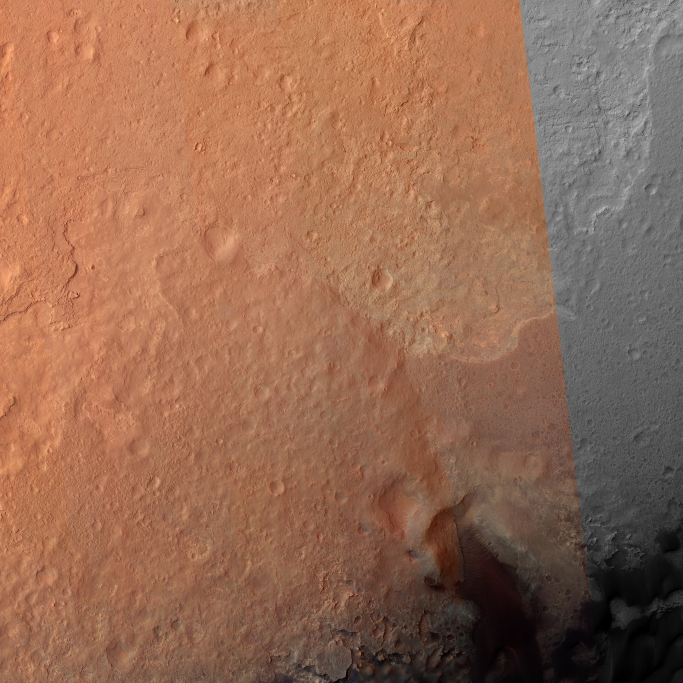
#> input picture data/map/satellite_4km.jpg, 2048 x 2048 px, found by its file name (shown at 1/3 size)
$ python generate_enhanced_maps.py
#> lines starting #> are read from the running program, lines starting #| are printed output that depends on the picture
#!/usr/bin/env python3
"""
Generate enhanced Google Maps-style Terrain and Slope Hazard rasters for Gale Crater.
- Terrain: Natural warm Martian sand/ochre hypsometry with hillshade relief and subtle contours.
- Slope: Google Maps hazard style where walkable flat ground (<10 deg) is natural/clear,
  10-15 deg caution is amber/gold, and >15 deg hazard is bold red.
Zero emojis.
"""

import math
import numpy as np
from PIL import Image, ImageFilter

def get_simulated_elevation(x, y):
    # Matches src/nav.js getSimulatedTerrainElevation
    dist_ms = math.sqrt(x * x + (y + 12000.0) ** 2)
    ms_grad = max(0.0, 4200.0 - dist_ms * 0.32)

    macro_ridge = math.sin(x * 0.004 + y * 0.003) * 12.0
    dune_swell = math.cos(x * 0.012 - y * 0.009) * 4.8
    micro_ripples = math.sin(x * 0.035 + y * 0.025) * 1.6
    crater = -14.0 * math.exp(-(((x - 120) ** 2 + (y - 90) ** 2) / 3600.0))

    return (ms_grad * 0.04) + macro_ridge + dune_swell + micro_ripples + crater

def generate_maps():
    size = 2048
    half = size / 2.0
    meters_span = 4000.0
    scale = meters_span / size # ~1.953 m / pixel

    print(f"[INFO] Generating {size}x{size} elevation grid...")
    elev = np.zeros((size, size), dtype=np.float32)

    # Sample elevation grid
    # Vectorized / grid sampling
    xs = (np.arange(size) - half) * scale
    ys = (half - np.arange(size)) * scale # Y positive North
    X, Y = np.meshgrid(xs, ys)

    dist_ms = np.sqrt(X * X + (Y + 12000.0) ** 2)
    ms_grad = np.maximum(0.0, 4200.0 - dist_ms * 0.32)
    macro_ridge = np.sin(X * 0.004 + Y * 0.003) * 12.0
    dune_swell = np.cos(X * 0.012 - Y * 0.009) * 4.8
    micro_ripples = np.sin(X * 0.035 + Y * 0.025) * 1.6
    crater = -14.0 * np.exp(-(((X - 120.0) ** 2 + (Y - 90.0) ** 2) / 3600.0))

    elev = (ms_grad * 0.04) + macro_ridge + dune_swell + micro_ripples + crater
    print(f"[INFO] Elevation range: {elev.min():.2f}m to {elev.max():.2f}m")

    # 1. Horn Slope (Baseline >= 5m)
    # 3x3 window with cell spacing of 3 pixels (~5.86 m)
    d = 3
    dz_dx = (np.roll(elev, -d, axis=1) - np.roll(elev, d, axis=1)) / (2 * d * scale)
    dz_dy = (np.roll(elev, -d, axis=0) - np.roll(elev, d, axis=0)) / (2 * d * scale)
    slope_rad = np.arctan(np.sqrt(dz_dx * dz_dx + dz_dy * dz_dy))
    slope_deg = np.degrees(slope_rad)
    print(f"[INFO] Slope range: {slope_deg.min():.2f} deg to {slope_deg.max():.2f} deg, mean: {slope_deg.mean():.2f} deg")

    # 2. Hillshade (Sun at Azimuth 135 deg SE, Elevation 45 deg)
    sun_az = math.radians(135.0)
    sun_alt = math.radians(45.0)
    aspect = np.arctan2(-dz_dy, dz_dx)
    hillshade = 255.0 * (
        (math.sin(sun_alt) * np.cos(slope_rad)) +
        (math.cos(sun_alt) * np.sin(slope_rad) * np.cos(sun_az - aspect))
    )
    hillshade = np.clip(hillshade, 0.0, 255.0)

    # Load satellite base for natural texturing
    sat_img = Image.open('data/map/satellite_4km.jpg').convert('RGB')
#> sat_img is the input picture: PIL image 2048x2048 RGB; mean R, G, B 149.3, 106.4, 83.4
    sat_arr = np.array(sat_img, dtype=np.float32)

    # -------------------------------------------------------------
    # A. Google Maps Terrain Style (Authentic HiRISE Satellite + Topographic Relief Shading + 5m Contours)
    # -------------------------------------------------------------
    # Grounded on the authentic NASA HiRISE orthophoto
    # Hillshade visibly illuminates topographical crests and shadows depressions
    elev_norm = (elev - elev.min()) / (elev.max() - elev.min())
    hs_factor = np.clip(hillshade / 140.0, 0.55, 1.55)

    # Modulate real satellite orthophoto with hillshade relief
    terrain_r = sat_arr[:, :, 0] * hs_factor
    terrain_g = sat_arr[:, :, 1] * hs_factor
    terrain_b = sat_arr[:, :, 2] * hs_factor

    # Hypsometric warmth: low crater floors slightly cooler, higher ridges warmer ochre
    terrain_r = terrain_r * 0.82 + (sat_arr[:, :, 0] + elev_norm * 35.0) * 0.18
    terrain_g = terrain_g * 0.82 + (sat_arr[:, :, 1] + elev_norm * 22.0) * 0.18
    terrain_b = terrain_b * 0.82 + (sat_arr[:, :, 2] + elev_norm * 10.0) * 0.18

    # Add visible 5-meter topographic elevation contour lines (Google Maps Terrain style)
    contour_interval = 5.0
    c_phase = np.abs(elev % contour_interval)
    contour_mask = (c_phase < 0.35) | (c_phase > (contour_interval - 0.35))

    # 25-meter index contours (thicker / darker)
    index_interval = 25.0
    c_idx_phase = np.abs(elev % index_interval)
    index_contour_mask = (c_idx_phase < 0.5) | (c_idx_phase > (index_interval - 0.5))

    # Apply subtle dark ochre contour line
    contour_color = np.array([120, 60, 25], dtype=np.float32)
    terrain_r[contour_mask] = terrain_r[contour_mask] * 0.65 + contour_color[0] * 0.35
    terrain_g[contour_mask] = terrain_g[contour_mask] * 0.65 + contour_color[1] * 0.35
    terrain_b[contour_mask] = terrain_b[contour_mask] * 0.65 + contour_color[2] * 0.35

    terrain_r[index_contour_mask] = terrain_r[index_contour_mask] * 0.50 + contour_color[0] * 0.50
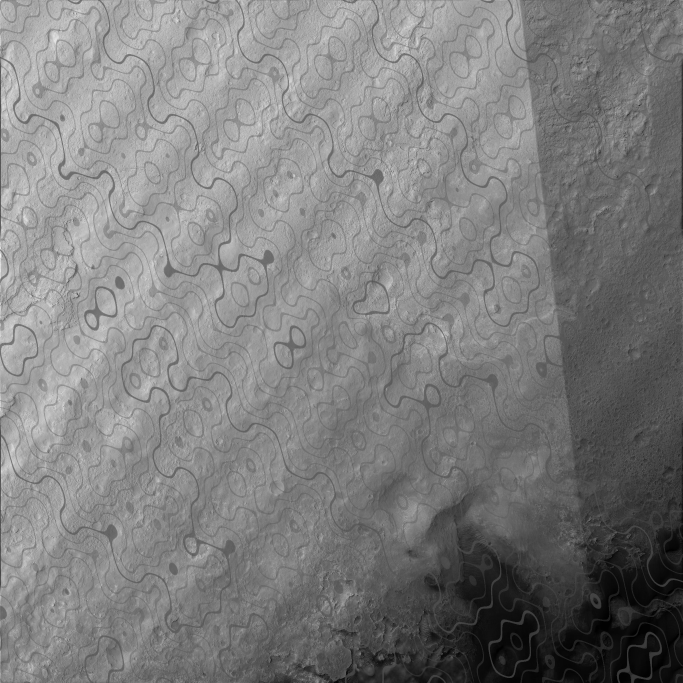
#> terrain_r: shape (2048, 2048) float64 (shown at 1/3 size); min 2.63, max 364.1, mean 181.8; drawn with min black and max white
    terrain_g[index_contour_mask] = terrain_g[index_contour_mask] * 0.50 + contour_color[1] * 0.50
    terrain_b[index_contour_mask] = terrain_b[index_contour_mask] * 0.50 + contour_color[2] * 0.50

    final_terrain = np.zeros((size, size, 3), dtype=np.uint8)
    final_terrain[:, :, 0] = np.clip(terrain_r, 0, 255).astype(np.uint8)
    final_terrain[:, :, 1] = np.clip(terrain_g, 0, 255).astype(np.uint8)
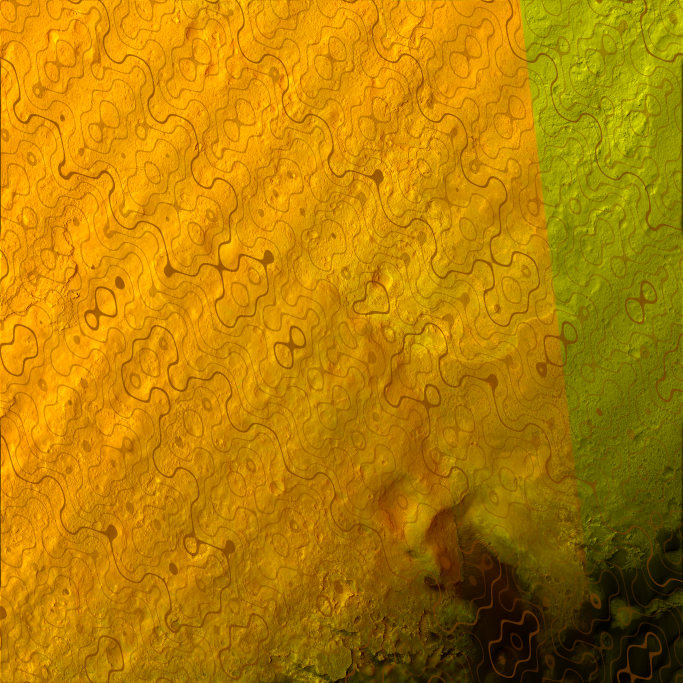
#> final_terrain: shape (2048, 2048, 3) (shown at 1/3 size); mean of channels 0, 1, 2 180.5, 127.3, 0; drawn as R, G, B
    final_terrain[:, :, 2] = np.clip(terrain_b, 0, 255).astype(np.uint8)

    terrain_out = Image.fromarray(final_terrain)
    terrain_out.save('data/map/terrain_hillshade_4km.jpg', quality=92)
    terrain_out.save('public/data/map/terrain_hillshade_4km.jpg', quality=92)
    thumb_terrain = terrain_out.resize((96, 96), Image.Resampling.LANCZOS)
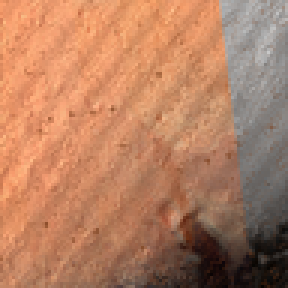
#> thumb_terrain: PIL image 96x96 RGB (shown 3 times larger); mean R, G, B 180.5, 127.4, 97.9
    thumb_terrain.save('data/map/thumb_elevation.jpg', quality=90)
    thumb_terrain.save('public/data/map/thumb_elevation.jpg', quality=90)
    print("[SUCCESS] Saved authentic Google Maps-style terrain_hillshade_4km.jpg and thumbnail.")

    # -------------------------------------------------------------
    # B. Google Maps Slope Hazard Style
    # Walkable flat ground (<10 deg): Visible subtle emerald green tint (25% overlay)
    # Caution (10-15 deg): Amber/Gold highlight (55% overlay #ffb300)
    # Hazard (>15 deg): High-visibility Crimson Red (75% overlay #ff2a2a)
    # -------------------------------------------------------------
    slope_rgb = np.array(sat_arr, dtype=np.float32)

    # Walkable flat ground (<10 deg)
    walkable_mask = (slope_deg < 10.0)
    # Caution (10 to 15 deg)
    caution_mask = (slope_deg >= 10.0) & (slope_deg < 15.0)
    # Hazard (> 15 deg)
    hazard_mask = (slope_deg >= 15.0)

    # Blend Emerald Green for safe walkable ground (matching legend chip <10 deg Walkable)
    green_r, green_g, green_b = 46.0, 204.0, 113.0
    slope_rgb[walkable_mask, 0] = slope_rgb[walkable_mask, 0] * 0.75 + green_r * 0.25
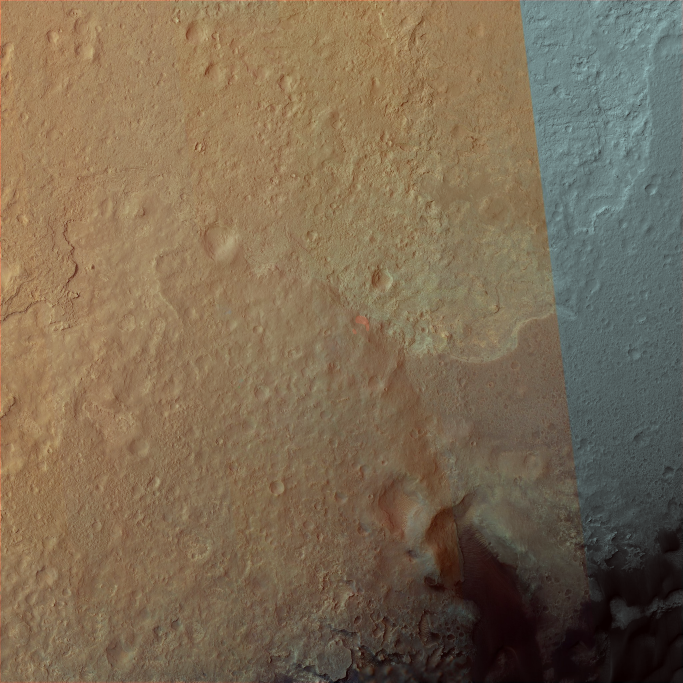
#> slope_rgb: shape (2048, 2048, 3) float32 (shown at 1/3 size); mean R, G, B 123.9, 106.2, 83.1
    slope_rgb[walkable_mask, 1] = slope_rgb[walkable_mask, 1] * 0.75 + green_g * 0.25
    slope_rgb[walkable_mask, 2] = slope_rgb[walkable_mask, 2] * 0.75 + green_b * 0.25

    # Blend Amber for caution (55% amber tint over natural satellite imagery)
    amber_r, amber_g, amber_b = 243.0, 156.0, 18.0
    slope_rgb[caution_mask, 0] = slope_rgb[caution_mask, 0] * 0.45 + amber_r * 0.55
    slope_rgb[caution_mask, 1] = slope_rgb[caution_mask, 1] * 0.45 + amber_g * 0.55
    slope_rgb[caution_mask, 2] = slope_rgb[caution_mask, 2] * 0.45 + amber_b * 0.55

    # Blend Red for hazard (75% red tint over natural satellite imagery)
    red_r, red_g, red_b = 231.0, 76.0, 60.0
    slope_rgb[hazard_mask, 0] = slope_rgb[hazard_mask, 0] * 0.25 + red_r * 0.75
    slope_rgb[hazard_mask, 1] = slope_rgb[hazard_mask, 1] * 0.25 + red_g * 0.75
    slope_rgb[hazard_mask, 2] = slope_rgb[hazard_mask, 2] * 0.25 + red_b * 0.75

    final_slope = Image.fromarray(np.clip(slope_rgb, 0, 255).astype(np.uint8))
    final_slope.save('data/map/slope_4km.jpg', quality=92)
    final_slope.save('public/data/map/slope_4km.jpg', quality=92)
    thumb_slope = final_slope.resize((96, 96), Image.Resampling.LANCZOS)
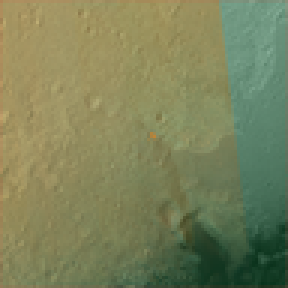
#> thumb_slope: PIL image 96x96 RGB (shown 3 times larger); mean R, G, B 123.5, 130.3, 90.3
    thumb_slope.save('data/map/thumb_slope.jpg', quality=90)
    thumb_slope.save('public/data/map/thumb_slope.jpg', quality=90)
    print("[SUCCESS] Saved authentic Google Maps hazard-style slope_4km.jpg and thumbnail.")

    # -------------------------------------------------------------
    # C. Cesium / ArcGIS MOLA Rainbow Elevation Hypsometry
    # (Purple low datum -> Blue -> Cyan -> Green -> Yellow -> Crimson high rim)
    # -------------------------------------------------------------
    stops = [0.0, 0.2, 0.4, 0.6, 0.8, 1.0]
    colors = np.array([
        [75, 20, 140],   # Purple (-4,520m floor)
        [25, 118, 210],  # Blue
        [0, 188, 212],   # Cyan
        [67, 160, 71],   # Green
        [253, 216, 53],  # Yellow
        [225, 40, 40]    # Crimson Red (-4,445m high rim)
    ], dtype=np.float32)

    mola_r = np.interp(elev_norm, stops, colors[:, 0]) * hs_factor
    mola_g = np.interp(elev_norm, stops, colors[:, 1]) * hs_factor
    mola_b = np.interp(elev_norm, stops, colors[:, 2]) * hs_factor

    final_mola = np.zeros((size, size, 3), dtype=np.uint8)
    final_mola[:, :, 0] = np.clip(mola_r * 0.82 + sat_arr[:, :, 0] * 0.18, 0, 255).astype(np.uint8)
    final_mola[:, :, 1] = np.clip(mola_g * 0.82 + sat_arr[:, :, 1] * 0.18, 0, 255).astype(np.uint8)
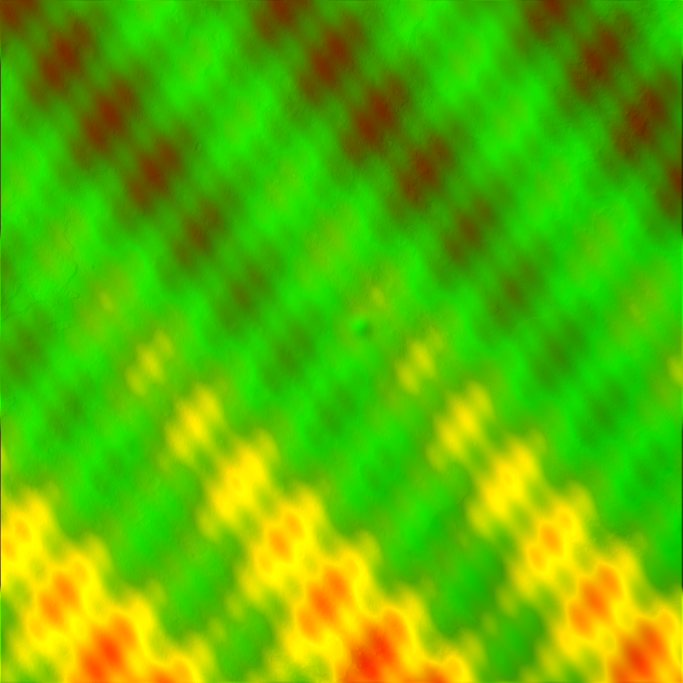
#> final_mola: shape (2048, 2048, 3) (shown at 1/3 size); mean R, G, B 91.6, 182.7, 0
    final_mola[:, :, 2] = np.clip(mola_b * 0.82 + sat_arr[:, :, 2] * 0.18, 0, 255).astype(np.uint8)

    mola_out = Image.fromarray(final_mola)
    mola_out.save('data/map/mola_elevation_4km.jpg', quality=92)
    mola_out.save('public/data/map/mola_elevation_4km.jpg', quality=92)
    thumb_mola = mola_out.resize((96, 96), Image.Resampling.LANCZOS)
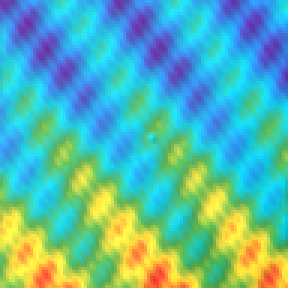
#> thumb_mola: PIL image 96x96 RGB (shown 3 times larger); mean R, G, B 91.6, 182.8, 169.8
    thumb_mola.save('data/map/thumb_mola.jpg', quality=90)
    thumb_mola.save('public/data/map/thumb_mola.jpg', quality=90)
    print("[SUCCESS] Saved Cesium / ArcGIS MOLA rainbow elevation mola_elevation_4km.jpg and thumbnail.")

if __name__ == '__main__':
    generate_maps()
